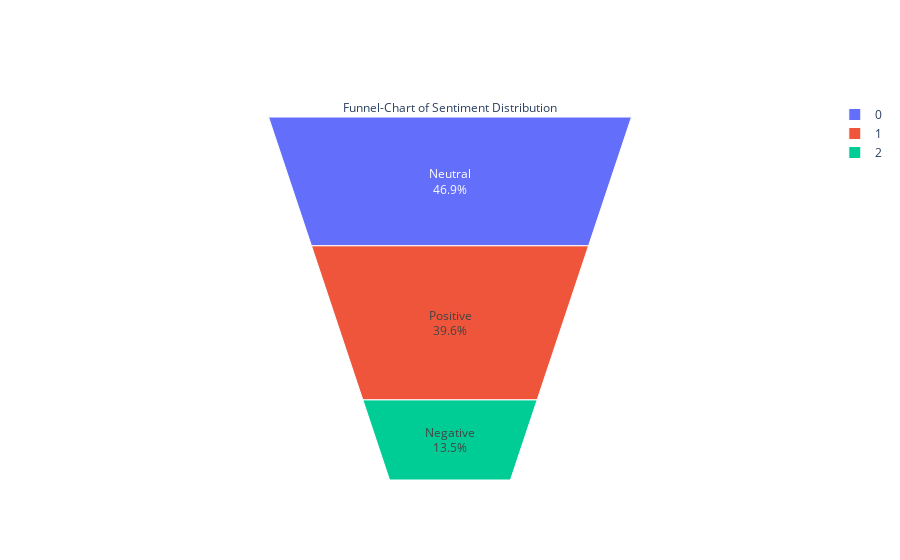

The notebook cell saved with this chart:
### Code cell
fig = go.Figure(go.Funnelarea(
    text =temp.TextBlob_Analysis,
    values = temp.Tweet,
    title = {"position": "top center", "text": "Funnel-Chart of Sentiment Distribution"}
    ))
fig.show()

### Figure 1 — Plotly figure (JSON) as saved in the notebook; plotly's stock layout.template omitted (floating-point values rounded to 4 significant figures)
{"data": [{"text": ["Neutral", "Positive", "Negative"], "title": {"position": "top center", "text": "Funnel-Chart of Sentiment Distribution"}, "type": "funnelarea", "values": [23469, 19803, 6729]}], "layout": {}}
